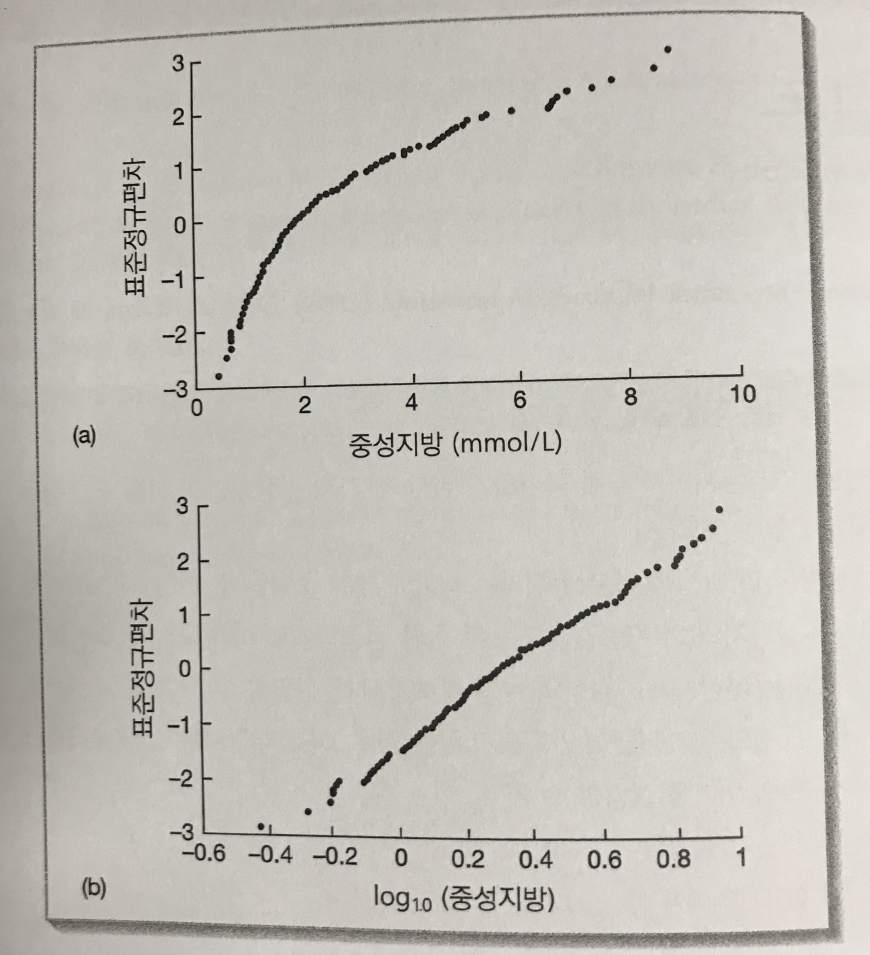
#> input picture JBNU_Statistics_Ph.D/3rd semester/생물통계학/11월 2일/ch_35(1)/imgj_1.jpg, 2609 x 2865 px (shown at 1/3 size)
$ jupyter execute 'ch_35_가정 검토.ipynb'
#> lines starting #> are read from the running program, lines starting #| are printed output that depends on the picture
# Part5 기초적인 자료분석 방법
## 35장 가정 검토

### 1) 자료가 정규분포를 하는가?

대부분의 통계분석은 자료의 분포 가정을 하고 있다. 분포 가정들 중 가장 일반적인 형태는 정규성 가정.

**정규성 확인 방법**
   * 점 그림(작은 표본의 경우)이나 히스토그램, 또는 줄기와 잎 그림이나 상자의 수염 그림 당을 사용해 자료의 경험적 빈도분포 확인

  > - 이 형태가 종 모양이고 좌우대칭이면 자료가 근사적으로 정규분포에 따른다고 봄
  > - 상자와 수염 그림의 경우, 만일 자료가 정규분포를 한다면 중앙값은 제1사분위수와 제3사분위수를 표시하는 상자의 중앙에 위치해야 하며, 또한 위와 아래로 뻗은 수염의 길이도 같아야 함


   * (통계 소프트웨어를 사용해서) **정규그림(normal plot)**

   - 정규그림 : 자료 값들을 x-축으로, 자료의 누적분표에 대한 표준전규편차를 y-축으로 사용해 그린 그림

   > - 자료가 정규분포를 하는 경우 직선 형태의 점들이 찍히지만 정규성이 만족되지 않는 경우 점들이 곡선 형태가 됨


- 이들 두 방법 모두 주관적인 방법들이긴 하지만, 표본 수가 작은 경우에는 정규그림을 사용하는 것이 더 효과적임.

- 통계 소프트웨어를 사용해 자료의 정규성 여부를 보다 객관적으로 평가할 수 있는 방법
 - **콜모고로프-스미르노프 검정(Kolmogorov-Smirnov test), 샤피로-윌크 검정(Shapiro-Wilk test)**, 그리고 **앤더슨-달링 검정(Anderson-Darling test)** 등이 있음

[cell 1]
from PIL import Image
Image.open('imgj_1.jpg').resize((500,600))
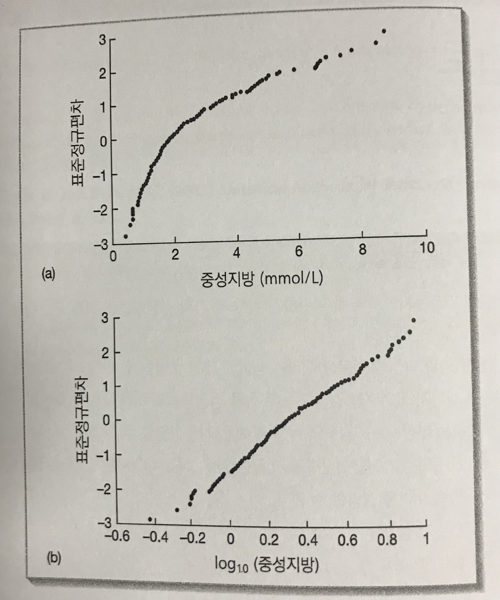
#> Out: PIL image 500x600 RGB; mean R, G, B 195.5, 193, 185.6

- (a) 19장에서 사용된 중성지방 수준 원자료에 대한 정규그림.

   원자료는 치우친 형태, 따라서 정규그림도 확실히 곡선적인 형태를 보이고 있다


- (b) 로그(중성지방 수준)에 대한 정규그림.

   근사적으로 직선의 형태를 보이고 있으며, 따라서 로그변환을 통해 자료의 치우침이 성공적으로 교정되어 좌우대칭 형태로 바뀌었음을 알 수 있다

### 2) (두 집단 또는 여러 집단의) 분산은 동일한가?
_두 집단의 모형균을 비교하기 위해서는 __t-검정__ 을, 세 집단 이상의 모평균을 비교하기 위해서는 __ANOVA__ 를 사용한다고 설명한 바 있음. 이 분석방법들은 기본적으로 각 집단 내 관찰값들의 변동량이 서로 같다. 즉, 분산의 크기가 같다는 가정 필요

- 단순회귀나 다중회귀 그리고 변량효과 모형들은 _잔차(residuals)_ 들의 분산이 서로 동일하다는 가정을 필요로 함

**등분산(homogeneity of variance)** 또는 **등분산성(homoscedasticity)** 이라 함.

> 분산들이 서로 같지 않다는 것 : **이분산(heterogeneity of variance)** 또는 **이분산성(heteroscedasticity)** 이라 함

**등분산 가정 검토 방법**
- 르빈 검정(Levene test)
  - 두 개 또는 그 이상의 집단들 간 등분산성을 검정하기 위한 방법
  - 이 검정의 귀무가설은 집단들 간 분산이 서로 같다
  - 자료의 정규성 가정에 크게 영향을 받지 않음

- 바틀렛 검정(Bartlett test)
  - 세 집단 이상의 분산들을 비교하기 위한 방법
  - 자료의 정규성 가정이 위반되면 강건하지 않음

- F-검정
  - 각 집단 별 자료가 근사적으로 정규분포를 하는 경우에, 두 집단의 분산을 비교하기 위해 실시할 수 있음
  - 정규성 가정이 만족되지 않는 것에 강건하지 않음

> 집단 별 분산 추정값 :  $s_1^2$과 $s_2^2$ 일반적으로는 두 분산 중 큰 값을 $s_1^2$ 으로 표시

#### 1. 해당 연구에 관한 귀무가설과 대립가설을 설정
$H_0$ : 두 집단의 모분산은 같다 (즉, $\sigma_1^2 = \sigma_2^2$)

$H_1$ : 두 집단의 모분산은 같지 않다. (즉, $\sigma_1^2 \neq \sigma_2^2$)
#### 2. 두 표본으로부터 자료를 수집하고 적절한 통계량들을 계산
자료로부터 검정에 필요한 통계량들($n_1$, $n_2$, $s_1^2$, $s_2^2$) 계산
#### 3. $H_0$ 에 해당하는 검정통계량 값을 계산
> $\displaystyle F = \frac {s_1^2}{s_2^2}$
> -  F-값 분자 부분의 $s_1^2$으로는 두 표본분산 값 중 큰 값을 사용
> -  F-통계량은 분자의 자유도가 $n_1$ - 1이고 분모의 자유도가 $n_2$ - 1인 F-분포를 따름

#### 4. 검정통계량 값을 알려진 확률분포의 값과 비교
#### 5. P-value를 해석하고 결론을 내림

### 3) 가정이 만족되지 않는 경우에는 어떻게 해야 하나?
- 분석결과가 강건하지 않을 것이라는 점을 감안하면서 그대로 분석을 진행
- 만일 이 옵션을 선택한다면 무조건 적절한 분석은 아니기 때문에 결과 해석 시 주의
- 원자료 분석에서 요구되는 가정이 만족되도록 적절하게 변환
  - 회귀분석에서는 일반적으로 x 변수 변환
- 만일 가능하다면 (정규성과 같은) 자료의 분포에 대한 가정을 하지 않는 **비모수 검정(non-parametric test)** 방법을 사용
- 비모수 회귀분석 (non-parametric regres-sion analysis)을 실시할 수도 있다.
  - 이 방법은 주된 목적은 (모수를 추정하려는 것보다는) 설명변수들과 종속변수 간의 함수 형태를 추정하고자 하는 것으로,
  - 비모수 회귀를 통해 모형의 선형성 가정은 완화시키면서 자료를 매끄러운 곡선으로 적합시킴.
  - 모수적인 모형을 명시하지 않고도 자료의 경향성을 시각적으로 파악할 수 있게 됨

### 4) 민감도 분석(sensitivity analysis)
**강건(robust)**한 분석
- 만일 가정이 만족되지 않아도 *P-value*나 검정력 또는 모수 추정값들이 크게 영향을 받지 않음
- 가정들이 만족되지 않아도 해당 연구로부터 얻어진 결론들은 맞을 가능성이 높지만
- 강건하지 않은 분석은 잘못된 결론이 내려질 가능성이 높다
- 모든 분석을 수행한 후에는 항상 얻어진 결과들이 강건한지의 여부에 대해 검토하는, 하나 이상의 **민감도 분석**을 실시하는 것이 현명함

**민감도 분석**
-  자료에 대한 분석 방법을 약간 달리 한 후에 모수 추정값이나 결론이 어느 정도나 달라지는지를 비교하는 것
  > ex) 이상값으로 의심되는 일부 값들을 제외하고 분석해보거나, 가정들을 변화시켜 보거나, 또는 다른 분석 방법을 사용해보는 것 등)

- 연구결과를 제시할 때 민감도 분석결과는 민감도 분석결과라고 분명하게 명시해줘야 함

- 회귀분석에서 연속형 설명변수와 종속변수 간의 선형성을 가정하는 대신, 이 설명 변수를 범주화 해서 새로운 형태의 명목형 설명변수를 바꾼 후 회귀모형을 다시 적합

   - 설명변수를 두 개이 범주로 범주화 하고자 하면 0과 1로 입력된 하나의 두 범주 변수를 사용하고, 두 개 이상의 범주로 범주화 하고자 하면 가변수들을 활용함

- 모수적 분석을 실시한 경우에는 이에 대응하는 비모수적 분석도 실시

> ex) 독립표본 t-검정실시하는 경우  맨-휘트니 U-검정도 실시

- 다중 회귀분석에서 영향값들이 파악된 경우에는 이 값들을 제외하고 다시 분석을 해봄
- 모든 연구들의 자료를 사용해 메타분석을 수행하는 경우
  - 연구의 질이 낮은 연구들은 제외하고 메타분석을 해봄
  - 메타분석 시, 계산된 결합효과(pooled effect)가 연구결과들을 결합하기 위해 사용된 통계 방법에 대해 얼마나 강건한지 평가하기 위해 고정효과 모형(fixed-effects model)과 변량 효과 모형(random-effects model)을 둘 다 적용해봄

- 분석결과가 결측값 처리 방법에 따라 얼마나 변하는지 평가해보기 위해 다양한 결측값 처리방법들을 사용해봄

[cell 2]
from PIL import Image
Image.open('imgj_2.jpg').resize((800,550))
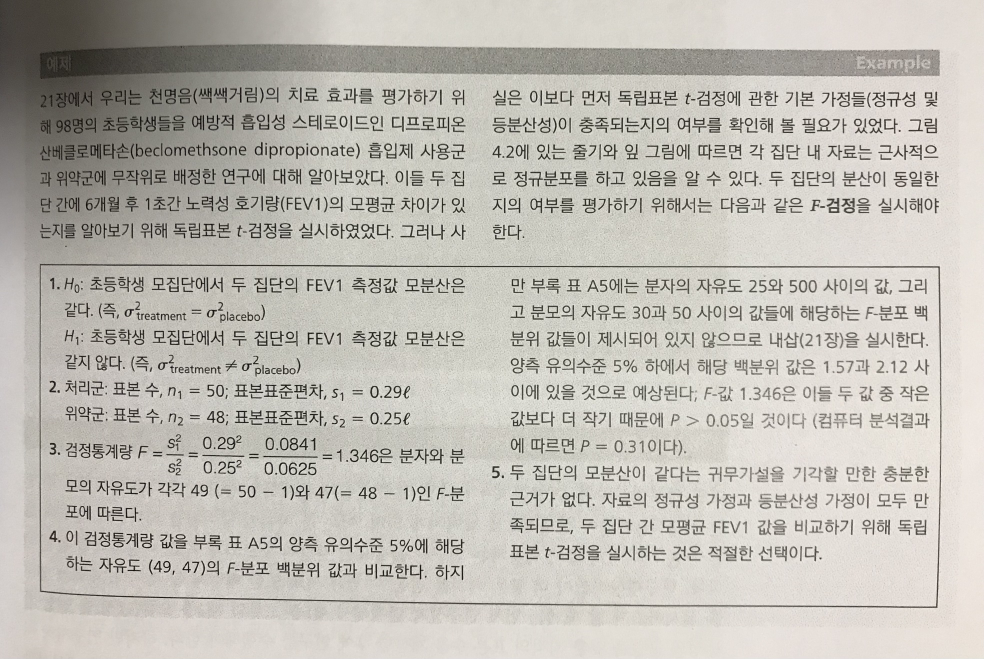
#> input picture JBNU_Statistics_Ph.D/3rd semester/생물통계학/11월 2일/ch_35(1)/imgj_2.jpg, 3936 x 2635 px (shown at 1/4 size)
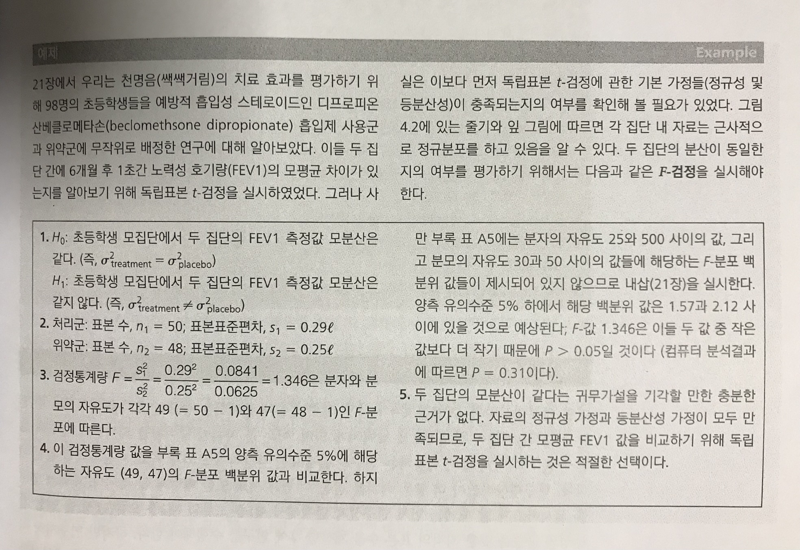
#> Out: PIL image 800x550 RGB; mean R, G, B 191.3, 188.2, 181
